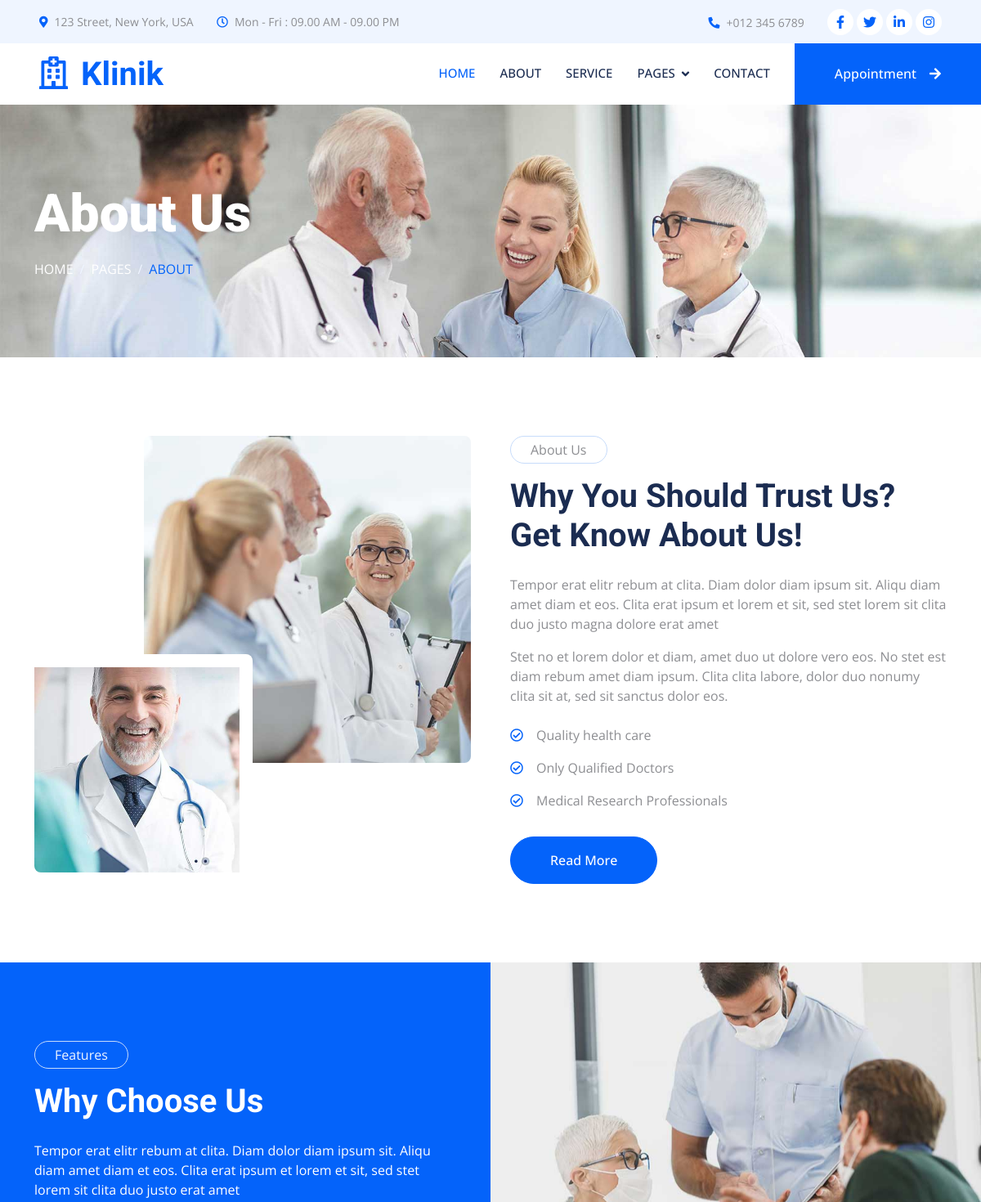
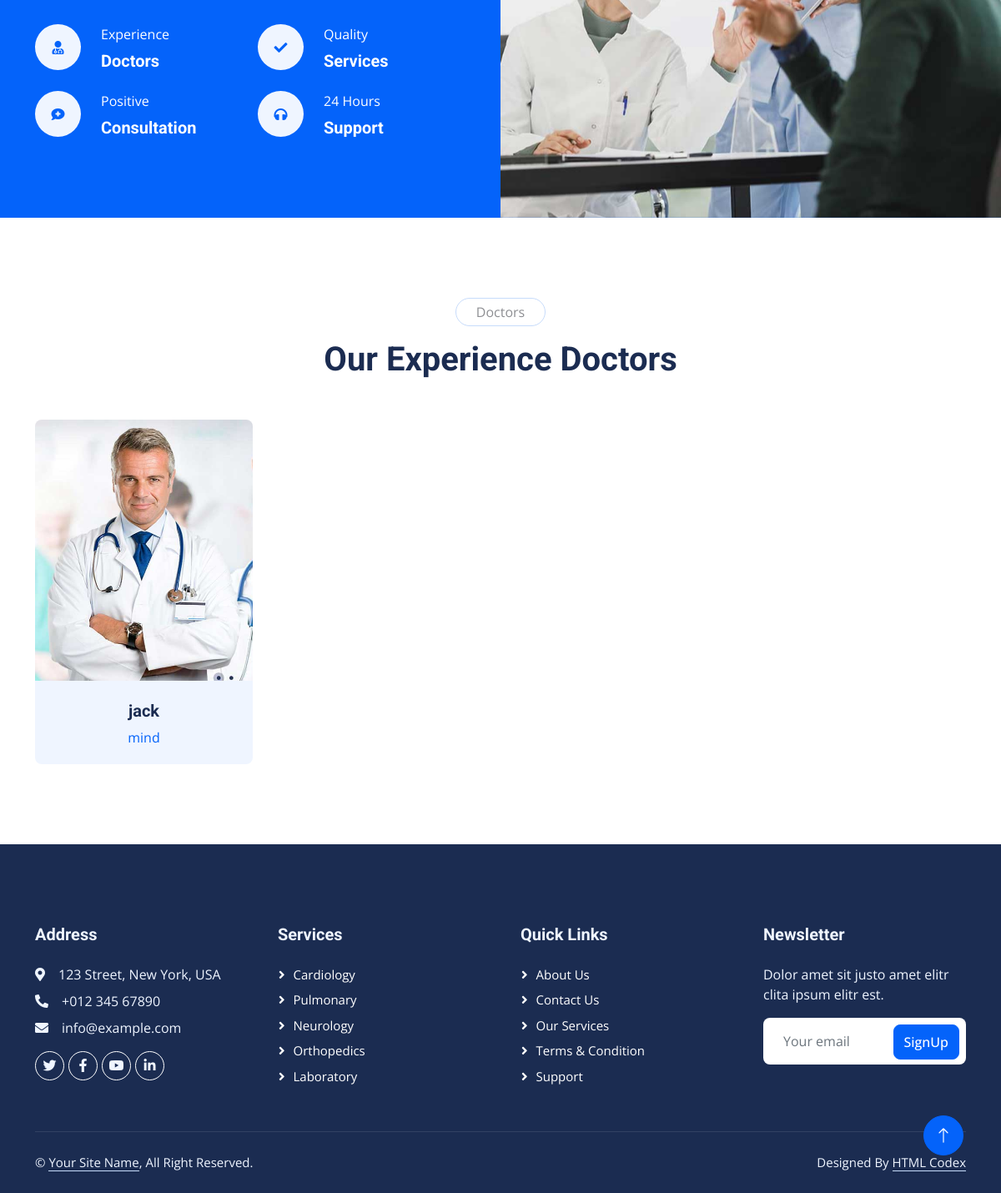
The page /about/ on the database its author committed (2 pictures, top to bottom).
### clinic/models.py (models this page shows, shortened)
class Team(models.Model):
    image = models.ImageField()
    name = models.CharField(max_length=255)
    department = models.CharField(max_length=255)
    instagram = models.CharField(max_length=255, null=True, blank=True)
    twitter = models.CharField(max_length=255, null=True, blank=True)
    facebook = models.CharField(max_length=255, null=True, blank=True)

### clinic/views.py (the view)
# urls.py: path('about/', views.about, name='about'),
def about(request):
    teams = models.Team.objects.all()
    context = {
        'teams' : teams
    }
    return render(request, 'about.html', context)

### clinic/templates/about.html (shortened to what this page needs)
{% extends "_base.html" %}
{% load static %}
{% block _body_ %}
    <div class="container-fluid page-header py-5 mb-5 wow fadeIn" data-wow-delay="0.1s">
        <div class="container py-5">
            <h1 class="display-3 text-white mb-3 animated slideInDown">About Us</h1>
            <nav aria-label="breadcrumb animated slideInDown">
                <ol class="breadcrumb text-uppercase mb-0">
                    <li class="breadcrumb-item"><a class="text-white" href="{% url "index" %}">Home</a></li>
                    <li class="breadcrumb-item"><a class="text-white" href="#">Pages</a></li>
                    <li class="breadcrumb-item text-primary active" aria-current="page">About</li>
                </ol>
            </nav>
        </div>
    </div>
    <div class="container-xxl py-5">
        <div class="container">
            <div class="row g-5">
                <div class="col-lg-6 wow fadeIn" data-wow-delay="0.1s">
                    <div class="d-flex flex-column">
                        <img class="img-fluid rounded w-75 align-self-end" src="{% static "img/about-1.jpg" %}" alt="">
                        <img class="img-fluid rounded w-50 bg-white pt-3 pe-3" src="{% static "img/about-2.jpg" %}" alt="" style="margin-top: -25%;">
                    </div>
                </div>
                <div class="col-lg-6 wow fadeIn" data-wow-delay="0.5s">
                    <p class="d-inline-block border rounded-pill py-1 px-4">About Us</p>
                    <h1 class="mb-4">Why You Should Trust Us? Get Know About Us!</h1>
                    <p>Tempor erat elitr rebum at clita. Diam dolor diam ipsum sit. Aliqu diam amet diam et eos. Clita erat ipsum et lorem et sit, sed stet lorem sit clita duo justo magna dolore erat amet</p>
                    <p class="mb-4">Stet no et lorem dolor et diam, amet duo ut dolore vero eos. No stet est diam rebum amet diam ipsum. Clita clita labore, dolor duo nonumy clita sit at, sed sit sanctus dolor eos.</p>
                    <p><i class="far fa-check-circle text-primary me-3"></i>Quality health care</p>
                    <p><i class="far fa-check-circle text-primary me-3"></i>Only Qualified Doctors</p>
                    <p><i class="far fa-check-circle text-primary me-3"></i>Medical Research Professionals</p>
                    <a class="btn btn-primary rounded-pill py-3 px-5 mt-3" href="">Read More</a>
                </div>
            </div>
        </div>
    </div>
    <div class="container-fluid bg-primary overflow-hidden my-5 px-lg-0">
        <div class="container feature px-lg-0">
            <div class="row g-0 mx-lg-0">
                <div class="col-lg-6 feature-text py-5 wow fadeIn" data-wow-delay="0.1s">
                    <div class="p-lg-5 ps-lg-0">
                        <p class="d-inline-block border rounded-pill text-light py-1 px-4">Features</p>
                        <h1 class="text-white mb-4">Why Choose Us</h1>
                        <p class="text-white mb-4 pb-2">Tempor erat elitr rebum at clita. Diam dolor diam ipsum sit. Aliqu diam amet diam et eos. Clita erat ipsum et lorem et sit, sed stet lorem sit clita duo justo erat amet</p>
                        <div class="row g-4">
                            <div class="col-6">
                                <div class="d-flex align-items-center">
                                    <div class="d-flex flex-shrink-0 align-items-center justify-content-center rounded-circle bg-light" style="width: 55px; height: 55px;">
                                        <i class="fa fa-user-md text-primary"></i>
                                    </div>
                                    <div class="ms-4">
                                        <p class="text-white mb-2">Experience</p>
                                        <h5 class="text-white mb-0">Doctors</h5>
                                    </div>
                                </div>
                            </div>
                            <div class="col-6">
                                <div class="d-flex align-items-center">
                                    <div class="d-flex flex-shrink-0 align-items-center justify-content-center rounded-circle bg-light" style="width: 55px; height: 55px;">
                                        <i class="fa fa-check text-primary"></i>
                                    </div>
                                    <div class="ms-4">
                                        <p class="text-white mb-2">Quality</p>
                                        <h5 class="text-white mb-0">Services</h5>
                                    </div>
                                </div>
                            </div>
                            <div class="col-6">
                                <div class="d-flex align-items-center">
                                    <div class="d-flex flex-shrink-0 align-items-center justify-content-center rounded-circle bg-light" style="width: 55px; height: 55px;">
                                        <i class="fa fa-comment-medical text-primary"></i>
                                    </div>
                                    <div class="ms-4">
                                        <p class="text-white mb-2">Positive</p>
                                        <h5 class="text-white mb-0">Consultation</h5>
                                    </div>
                                </div>
                            </div>
                            <div class="col-6">
                                <div class="d-flex align-items-center">
                                    <div class="d-flex flex-shrink-0 align-items-center justify-content-center rounded-circle bg-light" style="width: 55px; height: 55px;">
                                        <i class="fa fa-headphones text-primary"></i>
                                    </div>
                                    <div class="ms-4">
                                        <p class="text-white mb-2">24 Hours</p>
                                        <h5 class="text-white mb-0">Support</h5>
                                    </div>
                                </div>
                            </div>
                        </div>
                    </div>
                </div>
                <div class="col-lg-6 pe-lg-0 wow fadeIn" data-wow-delay="0.5s" style="min-height: 400px;">
                    <div class="position-relative h-100">
                        <img class="position-absolute img-fluid w-100 h-100" src="{% static "img/feature.jpg" %}" style="object-fit: cover;" alt="">
                    </div>
                </div>
            </div>
        </div>
    </div>
    <div class="container-xxl py-5">
        <div class="container">
            <div class="text-center mx-auto mb-5 wow fadeInUp" data-wow-delay="0.1s" style="max-width: 600px;">
                <p class="d-inline-block border rounded-pill py-1 px-4">Doctors</p>
                <h1>Our Experience Doctors</h1>
            </div>
            <div class="row g-4">
                <div class="col-lg-3 col-md-6 wow fadeInUp" data-wow-delay="0.1s">
                    {% for team in teams %}
                    <div class="team-item position-relative rounded overflow-hidden">
                        <div class="overflow-hidden">
                            <img class="img-fluid" src="{{team.image.url}}" alt="">
                        </div>
                        <div class="team-text bg-light text-center p-4">
                            <h5>{{team.name}}</h5>
                            <p class="text-primary">{{team.department}}</p>
                        </div>
                    </div>
                    {% endfor %}
                </div>
            </div>
        </div>
    </div>
{% endblock _body_ %}

### clinic/static/css/style.css (style rules this page uses)
:root { --primary: #0463FA; --light: #EFF5FF; --dark: #1B2C51; }
.btn { font-weight: 500; transition: .5s; }
.btn.btn-primary, .btn.btn-secondary { color: #FFFFFF; }
.page-header { background: url(../img/header-page.jpg) top center no-repeat; background-size: cover; text-shadow: 0 0 30px rgba(0, 0, 0, .1); }
.breadcrumb-item + .breadcrumb-item::before { color: var(--light); }
@media (min-width: 992px) { .container.feature { max-width: 100% !important; } }
@media (min-width: 992px) { .feature-text { padding-left: calc(((100% - 960px) / 2) + .75rem); } }
@media (min-width: 1200px) { .feature-text { padding-left: calc(((100% - 1140px) / 2) + .75rem); } }
.team-item img { position: relative; top: 0; transition: .5s; }
.team-item .team-text { position: relative; height: 100px; transition: .5s; }

### rows shown on the page
Team: image (picture), name "jack", department "mind"
